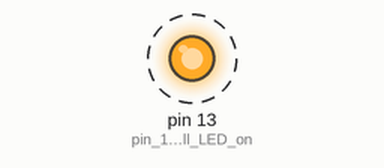
Simulated run of this sketch. Board: Arduino Uno, built with avr-gcc and run on an emulated ATmega328P. On the bench: output pins drawn as LEDs (lit = HIGH). Dashed ring = blinking. What the sketch prints to the serial monitor is not drawn.

Above: at 0.2 s.
Timing chart, 0 to 3.0 s (numbered marks = the images above):
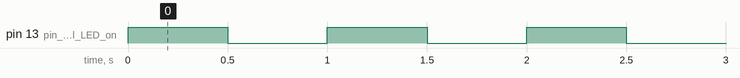

Measured:
- by itself, pin 13 (pin_13_has_a_small_LED_on): alternates HIGH for 0.50 s and LOW for 0.50 s

The sketch:

first_program.ino
```cpp
// Robotics 101, Lesson 8: your first Arduino program
// Blinks the built-in LED and says hello on the Serial Monitor.
// Board: Arduino Uno. Nothing else needs to be connected.

int blinkCount = 0;          // a variable: a named box that holds a number

void setup() {
  // setup() runs once, when the board powers on or resets.
  pinMode(LED_BUILTIN, OUTPUT);   // pin 13 has a small LED on the board
  Serial.begin(9600);             // open the Serial Monitor at 9600 baud
  Serial.println("Hello! My robot brain is awake.");
}

void loop() {
  // loop() runs again and again, forever.
  digitalWrite(LED_BUILTIN, HIGH);  // LED on
  delay(500);                       // wait half a second (500 milliseconds)
  digitalWrite(LED_BUILTIN, LOW);   // LED off
  delay(500);

  blinkCount = blinkCount + 1;
  Serial.print("Blinks so far: ");
  Serial.println(blinkCount);
}
```
